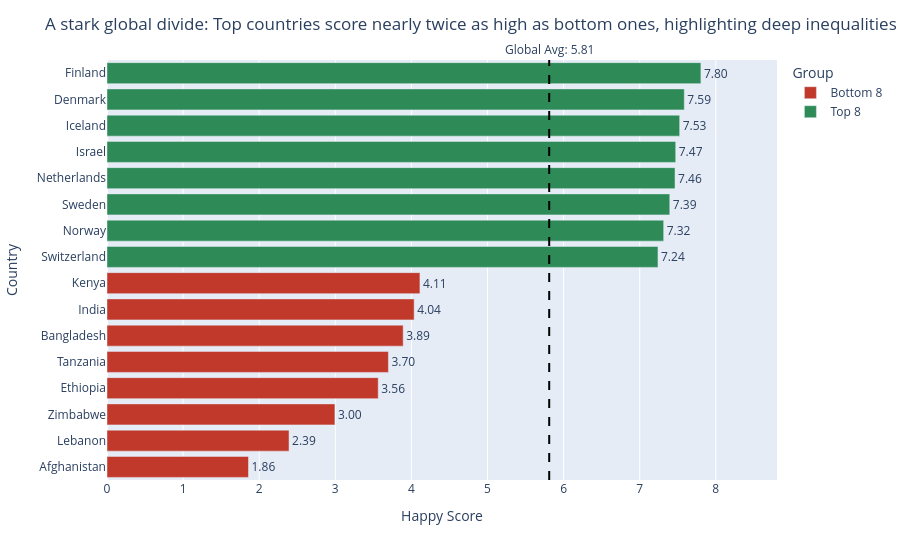

The cell this chart's notebook holds for it:
### Code cell
import plotly.express as px

# Ensure sorted (bottom → top for horizontal chart)
combined = combined.sort_values('Happy_Score')

# Custom colors (NOT default)
color_map = {
    'Top 8': '#2E8B57',     # green
    'Bottom 8': '#C0392B'   # red
}

fig = px.bar(
    combined,
    x='Happy_Score',
    y='Country',
    orientation='h',
    color='Group',
    color_discrete_map=color_map,
    text='Happy_Score'
)

# Add global average line (visual separator)
fig.add_vline(
    x=global_avg,
    line_dash="dash",
    line_color="black",
    annotation_text=f"Global Avg: {global_avg:.2f}",
    annotation_position="top"
)

# Improve labels
fig.update_traces(
    texttemplate='%{text:.2f}',
    textposition='outside'
)

# Layout improvements + insight title
fig.update_layout(
    title="A stark global divide: Top countries score nearly twice as high as bottom ones, highlighting deep inequalities in wellbeing",
    xaxis_title="Happy Score",
    yaxis_title="Country",
    showlegend=True
)

# Ensure zero baseline
fig.update_xaxes(range=[0, combined['Happy_Score'].max() + 1])

fig.show()

### Figure 1 — Plotly figure (JSON) as saved in the notebook; plotly's stock layout.template omitted (floating-point values rounded to 4 significant figures)
{"data": [{"hovertemplate": "Group=Bottom 8<br>Happy_Score=%{text}<br>Country=%{y}<extra></extra>", "legendgroup": "Bottom 8", "marker": {"color": "#C0392B", "pattern": {"shape": ""}}, "name": "Bottom 8", "orientation": "h", "showlegend": true, "text": [1.859, 2.392, 2.995, 3.564, 3.698, 3.892, 4.036, 4.112], "textposition": "outside", "texttemplate": "%{text:.2f}", "type": "bar", "x": [1.859, 2.392, 2.995, 3.564, 3.698, 3.892, 4.036, 4.112], "xaxis": "x", "y": ["Afghanistan", "Lebanon", "Zimbabwe", "Ethiopia", "Tanzania", "Bangladesh", "India", "Kenya"], "yaxis": "y"}, {"hovertemplate": "Group=Top 8<br>Happy_Score=%{text}<br>Country=%{y}<extra></extra>", "legendgroup": "Top 8", "marker": {"color": "#2E8B57", "pattern": {"shape": ""}}, "name": "Top 8", "orientation": "h", "showlegend": true, "text": [7.24, 7.315, 7.395, 7.464, 7.473, 7.525, 7.586, 7.804], "textposition": "outside", "texttemplate": "%{text:.2f}", "type": "bar", "x": [7.24, 7.315, 7.395, 7.464, 7.473, 7.525, 7.586, 7.804], "xaxis": "x", "y": ["Switzerland", "Norway", "Sweden", "Netherlands", "Israel", "Iceland", "Denmark", "Finland"], "yaxis": "y"}], "layout": {"annotations": [{"showarrow": false, "text": "Global Avg: 5.81", "x": 5.811, "xanchor": "center", "xref": "x", "y": 1, "yanchor": "bottom", "yref": "y domain"}], "barmode": "relative", "legend": {"title": {"text": "Group"}, "tracegroupgap": 0}, "margin": {"t": 60}, "shapes": [{"line": {"color": "black", "dash": "dash"}, "type": "line", "x0": 5.811, "x1": 5.811, "xref": "x", "y0": 0, "y1": 1, "yref": "y domain"}], "showlegend": true, "title": {"text": "A stark global divide: Top countries score nearly twice as high as bottom ones, highlighting deep inequalities in wellbeing"}, "xaxis": {"anchor": "y", "domain": [0, 1], "range": [0, 8.804], "title": {"text": "Happy Score"}}, "yaxis": {"anchor": "x", "domain": [0, 1], "title": {"text": "Country"}}}}
